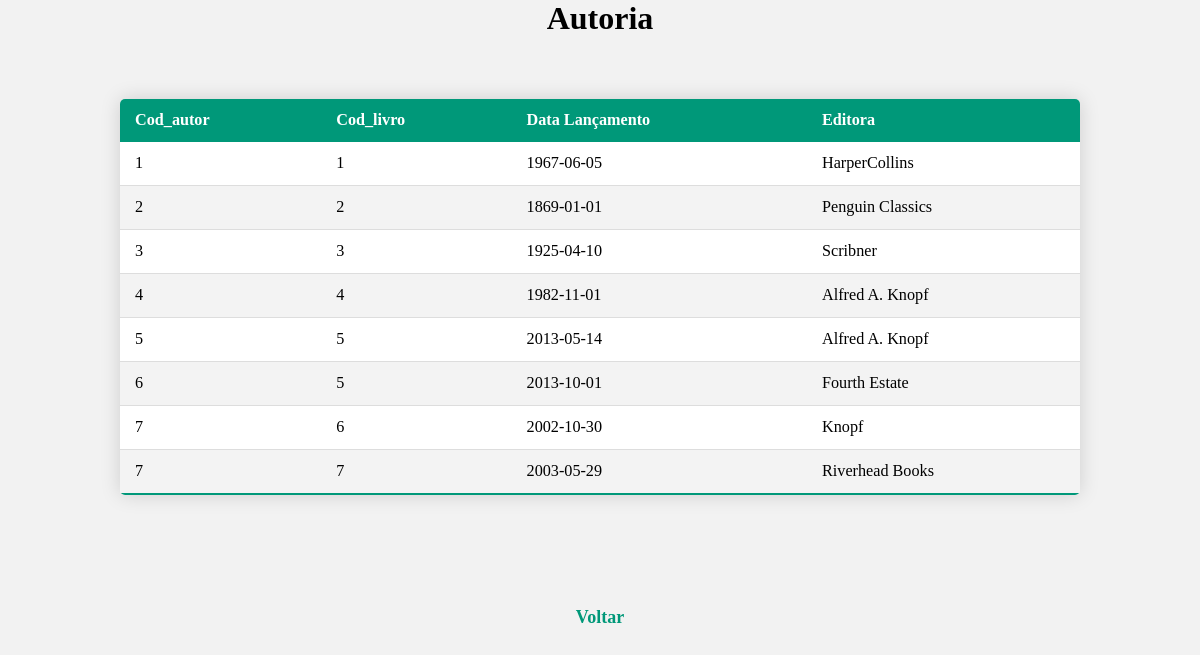
Page /AcessoBD/ListarAutoria.php on the committed database.
### tables this page shows
CREATE TABLE `autoria` (
  `Cod_autor` int(11) NOT NULL,
  `Cod_livro` int(11) NOT NULL,
  `Data_lancamento` date NOT NULL,
  `Editora` varchar(30) NOT NULL
);

### AcessoBD/Autoria.php (called while the page is built, shortened)
<?php
class Autoria
{
    function listar() {
        try {
            $this-> conn = new Conectar();
            @$sql = $this->conn->query("select * from autoria");
            @$sql->execute();
            return $sql->fetchAll();
        }
        catch(PDOException $exc) {
            echo "Erro ao executar consulta. ".$exc->getMessage();
        }
    }
}

### AcessoBD/ListarAutoria.php (the view, shortened to what this page needs)
<!DOCTYPE html>
<html lang="pt-br">
<head>
    <link rel="stylesheet" href="../style/tabelas.css">
</head>
<body>
    <center><font face="Century Gothic" size="6"><b>Autoria</b><br><br><font size="4">
    <?php
    include_once "Autoria.php";
    $a = new Autoria();
    $pro = $a->listar();
    ?>
    <table class="estilo-tabela">
        <thead>
            <tr>
                <th>Cod_autor</th>
                <th>Cod_livro</th>
                <th>Data Lançamento</th>
                <th>Editora</th>
            </tr>
        </thead>
        <tbody>
            <?php
            foreach ($pro as $pro_mostrar) {
                echo "<tr>";
                echo "<td>" . $pro_mostrar['Cod_autor'] . "</td>";
                echo "<td>" . $pro_mostrar['Cod_livro'] . "</td>";
                echo "<td>" . $pro_mostrar['Data_lancamento'] . "</td>";
                echo "<td>" . $pro_mostrar['Editora'] . "</td>";
                echo "</tr>";
            }
            ?>
        </tbody>
    </table>
    <br><br>
    <a href="../menu.html">Voltar</a>
</body>
</html>

### style/tabelas.css (style rules this page uses)
body { font-family: 'Century Gothic', sans-serif; margin: 0; padding: 0; background-color: #f2f2f2; }
.estilo-tabela { border-collapse: collapse; margin: 25px auto; font-size: 0.9em; min-width: 600px; border-radius: 5px; overflow: hidden; box-shadow: 0 0 20px rgba(0, 0, 0, 0.15); width: 80%; background-color: #fff; }
.estilo-tabela thead tr { background-color: #009879; color: #ffffff; text-align: left; font-weight: bold; }
.estilo-tabela th, .estilo-tabela td { padding: 12px 15px; }
.estilo-tabela tbody tr { border-bottom: 1px solid #dddddd; }
.estilo-tabela tbody tr:nth-of-type(even) { background-color: #f3f3f3; }
.estilo-tabela tbody tr:last-of-type { border-bottom: 2px solid #009879; }
a { text-decoration: none; color: #009879; font-weight: bold; }

### rows in the picture
autoria: Cod_autor "1", Cod_livro "1", Data_lancamento "1967-06-05", Editora "HarperCollins"
autoria: Cod_autor "2", Cod_livro "2", Data_lancamento "1869-01-01", Editora "Penguin Classics"
autoria: Cod_autor "3", Cod_livro "3", Data_lancamento "1925-04-10", Editora "Scribner"
autoria: Cod_autor "4", Cod_livro "4", Data_lancamento "1982-11-01", Editora "Alfred A. Knopf"
autoria: Cod_autor "5", Cod_livro "5", Data_lancamento "2013-05-14", Editora "Alfred A. Knopf"
autoria: Cod_autor "6", Cod_livro "5", Data_lancamento "2013-10-01", Editora "Fourth Estate"
autoria: Cod_autor "7", Cod_livro "6", Data_lancamento "2002-10-30", Editora "Knopf"
autoria: Cod_autor "7", Cod_livro "7", Data_lancamento "2003-05-29", Editora "Riverhead Books"
